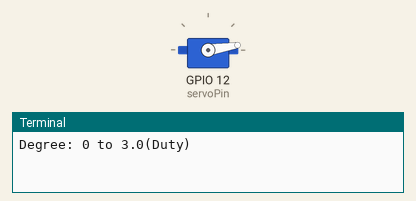
Recording of a program running on a simulated Raspberry Pi (BCM pin numbers). On the bench: servo, the last lines printed to the terminal. Servo angles are drawn from the pulse width (0.5 ms = 0°, 2.5 ms = 180°). At 5.0 s the program stops and its outputs stay as they are.

Above: at 0.1 s.
At 1.1 s:
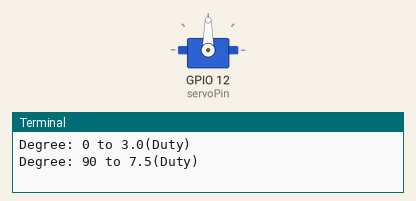
At 2.1 s:
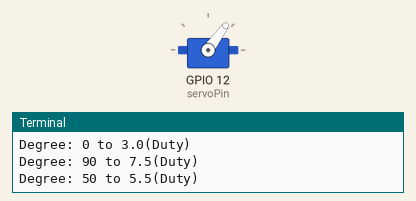
At 4.1 s:
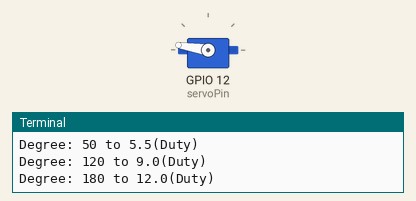
Timing chart, 0 to 5.6 s (numbered marks = the images above):
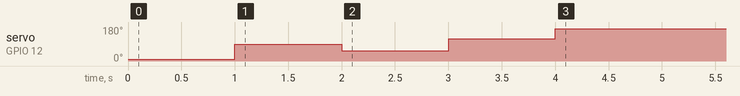

Measured:
- by itself, servo on GPIO 12 (servoPin): 9° → 90° at 1.0 s, → 54° 1.0 s later, → 117° 1.0 s later, → 171° 1.0 s later

The program:

servomotor_test.py
```python
import RPi.GPIO as GPIO #RPi.GPIO 라이브러리를 GPIO로 사용
from time import sleep  #time 라이브러리의 sleep함수 사용

servoPin          = 12   # 서보 핀
SERVO_MAX_DUTY    = 12   # 서보의 최대(180도) 위치의 주기
SERVO_MIN_DUTY    = 3    # 서보의 최소(0도) 위치의 주기

GPIO.setmode(GPIO.BCM)        # GPIO 설정
GPIO.setup(servoPin, GPIO.OUT)  # 서보핀 출력으로 설정

servo = GPIO.PWM(servoPin, 50)  # 서보핀을 PWM 모드 50Hz로 사용하기 (50Hz > 20ms)
servo.start(0)  # 서보 PWM 시작 duty = 0, duty가 0이면 서보는 동작하지 않는다.


'''
서보 위치 제어 함수
degree에 각도를 입력하면 duty로 변환후 서보 제어(ChangeDutyCycle)
'''
def setServoPos(degree):
  # 각도는 180도를 넘을 수 없다.
  if degree > 180:
    degree = 180

  # 각도(degree)를 duty로 변경한다.
  duty = SERVO_MIN_DUTY+(degree*(SERVO_MAX_DUTY-SERVO_MIN_DUTY)/180.0)
  # duty 값 출력
  print("Degree: {} to {}(Duty)".format(degree, duty))

  # 변경된 duty값을 서보 pwm에 적용
  servo.ChangeDutyCycle(duty)


if __name__ == "__main__":
  # 서보 0도에 위치
  setServoPos(0)
  sleep(1) # 1초 대기
  # 90도에 위치
  setServoPos(90)
  sleep(1)
  # 50도..
  setServoPos(50)
  sleep(1)

  # 120도..
  setServoPos(120)
  sleep(1)

  # 180도에 위치
  setServoPos(180)
  sleep(1)

  # 서보 PWM 정지
  servo.stop()
  # GPIO 모드 초기화
  GPIO.cleanup()
```
